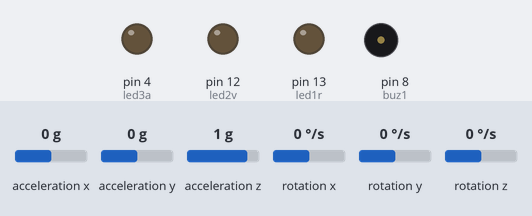
Bench run of a sketch on a simulated Arduino Uno, built with avr-gcc and run on an emulated ATmega328P. Shown: output pins drawn as LEDs (lit = HIGH), buzzer (waves = sounding, pin HIGH). Wiring (inferred from the names in the program): MPU-6050 motion sensor at I2C address 0x68. The test bench sets the inputs (shaded band); at power-on: acceleration x 0 g, acceleration y 0 g, acceleration z 1 g, rotation x 0 °/s, rotation y 0 °/s, rotation z 0 °/s. What the sketch prints to the serial monitor is not drawn.

Above: at 1.2 s.
1.3 s: acceleration x set to 0.2 g
At 1.9 s:
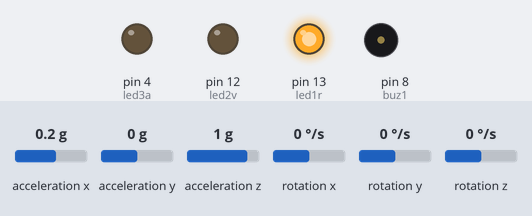
4.3 s: acceleration y set to -0.2 g
At 5.4 s:
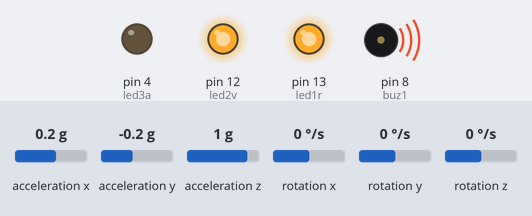
7.3 s: acceleration z set to 1.2 g
At 8.2 s:
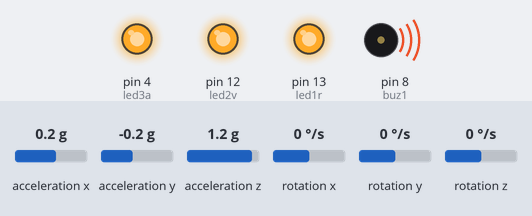
10.3 s: acceleration z set to 0 g
At 11.4 s:
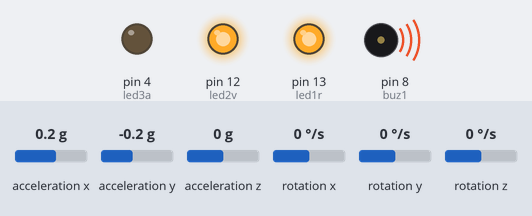
13.3 s: acceleration x set to -1.4 g
At 14.0 s:
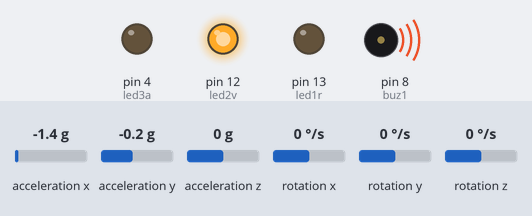
16.3 s: acceleration x set to 0.8 g
Timing chart, 0 to 19.3 s (numbered marks = the images above; inputs shaded):
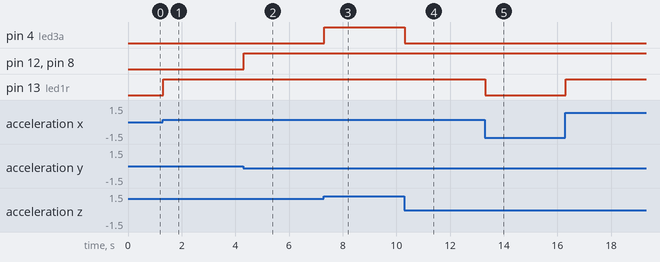

Measured:
- the behaviour switches between 0 and 0.1 g on acceleration x (found by bisection; images 0 and 1)
- the behaviour switches between 0 and -0.1 g on acceleration y (found by bisection; images 1 and 2)
- the behaviour switches between 1 and 1.1 g on acceleration z (found by bisection; images 2 and 3)
- after the input at 1.3 s, pin 13 (led1r): LOW → HIGH at once
- after the input at 4.3 s, pin 12 (led2v), pin 8 (buz1): LOW → HIGH at once
- after the input at 7.3 s, pin 4 (led3a): LOW → HIGH at once
- after the input at 10.3 s, pin 4 (led3a): HIGH → LOW at once
- after the input at 13.3 s, pin 13 (led1r): HIGH → LOW at once

The sketch:

simosgrafo1.ino
```cpp
#include <Wire.h> //Incluimos Libreria

const int MPU = 0x68;   //Dirección predeterminada de I2C para MPU 6050
int16_t AcX, AcY, AcZ, JK, JJ, JI;
int led1r = 13;
int led2v = 12;
int led3a = 4;
int buz1 = 8;

void setup() {
  Wire.begin();                   // Inicialización de la biblioteca
  Wire.beginTransmission(MPU);    // Comenzar transmisión a MPU
  Wire.write(0x6B);               // registro PWR_MGMT_1
  Wire.write(0);                  // MPU-6050 al modo de inicio
  Wire.endTransmission(true);
  Serial.begin(9600);

//Configara el pin en modo entrada-salida
  pinMode(led1r, OUTPUT);
  pinMode(led2v, OUTPUT);
  pinMode(led3a, OUTPUT);
  pinMode(buz1, OUTPUT);

}

void loop() {
  Wire.beginTransmission(MPU);      // Iniciar Transferencia
  Wire.write(0x3B);                 // registra 0x3B (ACCEL_XOUT_H), registra datos en cola.
  Wire.endTransmission(false);      // mantener la conexión
  Wire.requestFrom(MPU, 14, true);  // Solicitar datos a MPU
  //Lee byte a byte
  AcX = Wire.read() << 8 | Wire.read(); // 0x3B (ACCEL_XOUT_H) & 0x3C (ACCEL_XOUT_L)
  AcY = Wire.read() << 8 | Wire.read(); // 0x3D (ACCEL_YOUT_H) & 0x3E (ACCEL_YOUT_L)
  AcZ = Wire.read() << 8 | Wire.read(); // 0x3F (ACCEL_ZOUT_H) & 0x40 (ACCEL_ZOUT_L)

  //Inicializamos nuestra variable
  JI=AcX;
  //Condicion para encender led1 y buzzer
if( JI>=550){
    digitalWrite(led1r, HIGH);
    digitalWrite(buz1, LOW);
}

//Inicializamos nuestra variable
 JJ=AcY;
 //Condicion para encender led2 y buzzer
if( JJ<=-550){
    digitalWrite(led2v, HIGH);
    digitalWrite(buz1, HIGH);
}

//Inicializamos nuestra variable
JK=AcZ;
//Condicion para encender led3 y buzzer
if( JK>=18000){
    digitalWrite(led3a, HIGH);
    digitalWrite(buz1, HIGH);
}

  //Imprimimos valores en el serial
  Serial.print(AcX);
  Serial.print(",");
  Serial.print(AcY);
  Serial.print(",");
  Serial.println(AcZ);

  delay(20);
  //Se apagan leds y buzzer
digitalWrite(led1r, LOW);
digitalWrite(led2v, LOW);
digitalWrite(led3a, LOW);
digitalWrite(buz1, LOW);
}
```
